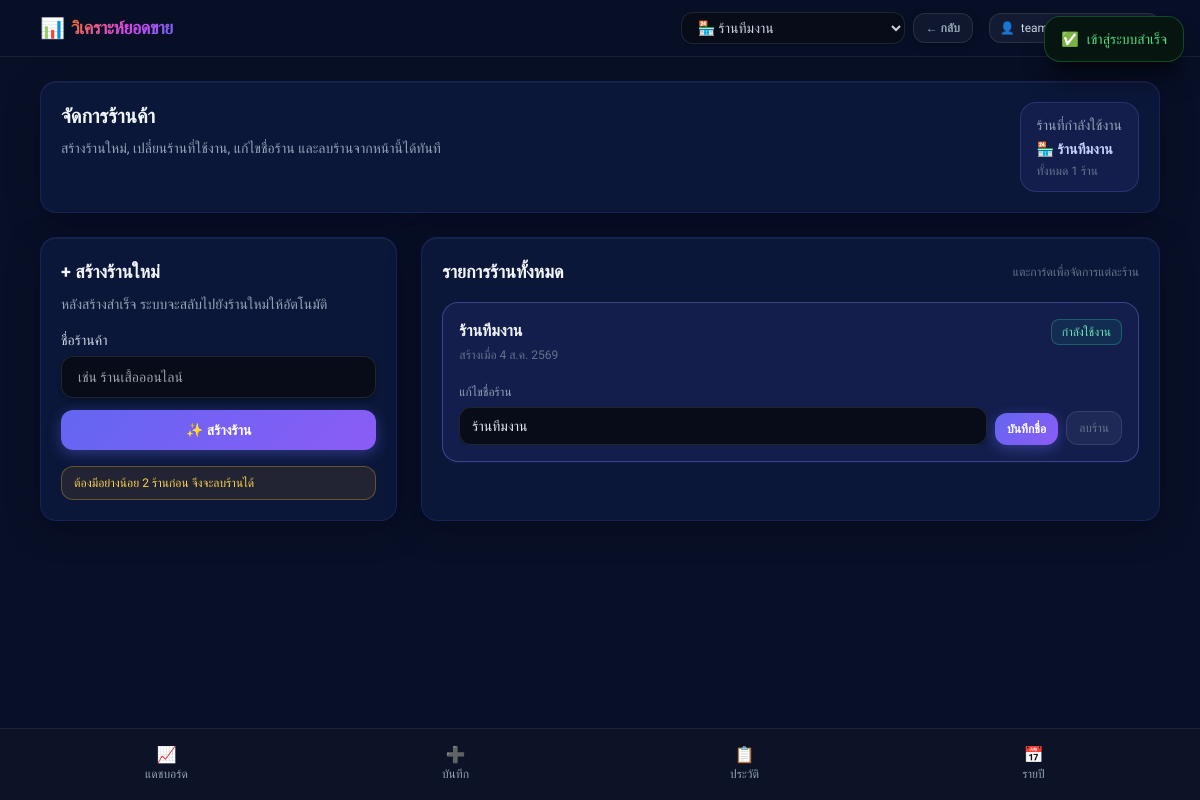
The app's page /shops.php (signed in) with its own data.
### tables this page shows
CREATE TABLE IF NOT EXISTS shops (
    id BIGINT UNSIGNED NOT NULL AUTO_INCREMENT,
    user_id BIGINT UNSIGNED NOT NULL,
     
     
     
     
     
     
    name VARCHAR(100) NOT NULL,
    created_at DATETIME NOT NULL DEFAULT CURRENT_TIMESTAMP,
    updated_at DATETIME NOT NULL DEFAULT CURRENT_TIMESTAMP ON UPDATE CURRENT_TIMESTAMP,
    PRIMARY KEY (id),
    UNIQUE KEY uq_shops_user_name (user_id, name),
    KEY idx_shops_user_id (user_id),
    CONSTRAINT fk_shops_user
        FOREIGN KEY (user_id)
        REFERENCES users (id)
        ON DELETE CASCADE
        ON UPDATE CASCADE
);

### includes/functions.php (called while the page is built, shortened)
<?php
function app_url(string $path = ''): string
{
    $baseUrl = APP_URL;
    $normalizedPath = '/' . ltrim($path, '/');
    return $baseUrl . $normalizedPath;
}
function e(?string $value): string
{
    return htmlspecialchars((string)$value, ENT_QUOTES, 'UTF-8');
}
function formatThaiDate(string $date): string
{
    $dateObject = DateTime::createFromFormat('Y-m-d', $date);
    $thaiMonths = [
        '01' => 'ม.ค.',
        '02' => 'ก.พ.',
        '03' => 'มี.ค.',
        '04' => 'เม.ย.',
        '05' => 'พ.ค.',
        '06' => 'มิ.ย.',
        '07' => 'ก.ค.',
        '08' => 'ส.ค.',
        '09' => 'ก.ย.',
        '10' => 'ต.ค.',
        '11' => 'พ.ย.',
        '12' => 'ธ.ค.',
    ];
    $month = $thaiMonths[$dateObject->format('m')] ?? $dateObject->format('m');
    $thaiYear = (int)$dateObject->format('Y') + 543;
    return $dateObject->format('j') . ' ' . $month . ' ' . $thaiYear;
}
function shop_context_for_user(PDO $pdo, int $userId): array
{
    static $cache = [];
    if (isset($cache[$userId])) {
        return $cache[$userId];
    }
    $requestedShopId = (int)($_SESSION['current_shop_id'] ?? 0);
    $context = (new ShopService(new ShopRepository($pdo), new UserRepository($pdo)))
        ->getShopContext($userId, $requestedShopId > 0 ? $requestedShopId : null);
    $shops = is_array($context['shops'] ?? null) ? array_values((array)$context['shops']) : [];
    $currentShop = is_array($context['current_shop'] ?? null) ? (array)$context['current_shop'] : null;
    $currentShopId = $currentShop !== null ? (int)($currentShop['id'] ?? 0) : 0;
    $switched = $requestedShopId > 0 && $currentShopId > 0 && $currentShopId !== $requestedShopId;
    $cache[$userId] = [
        'shops' => $shops,
        'current_shop' => $currentShop,
        'switched' => $switched,
    ];
    return $cache[$userId];
}
function resolve_current_shop_id(PDO $pdo, int $userId): int
{
    $context = shop_context_for_user($pdo, $userId);
    return $context['current_shop'] !== null ? (int)($context['current_shop']['id'] ?? 0) : 0;
}

### app/Services/ShopService.php (called while the page is built, shortened)
<?php
class ShopService
{
    private ShopRepository $shopRepository;
    public function __construct(ShopRepository $shopRepository, UserRepository $userRepository, ?PDO $db = null)
    {
        $this->shopRepository = $shopRepository;
    }
    public static function confirmationNameFor(string $shopName): string
    {
        $name = trim($shopName);
        $length = function_exists('mb_strlen') ? mb_strlen($name) : strlen($name);
        if ($length <= self::CONFIRM_NAME_MAX_LENGTH) {
            return $name;
        }
        $truncated = function_exists('mb_substr')
            ? mb_substr($name, 0, self::CONFIRM_NAME_MAX_LENGTH)
            : substr($name, 0, self::CONFIRM_NAME_MAX_LENGTH);
        return trim($truncated);
    }
    public function getShopContext(int $userId, ?int $currentShopId): array
    {
        $shops = $this->shopRepository->listByUserId($userId);
        $currentShop = null;
        if ($currentShopId !== null) {
            foreach ($shops as $shop) {
                if ((int)$shop['id'] === $currentShopId) {
                    $currentShop = $shop;
                    break;
                }
            }
        }
        return [
            'shops' => $shops,
            'current_shop' => $currentShop,
        ];
    }
    public function canDeleteShop(int $userId): bool
    {
        return $this->shopRepository->countByUserId($userId) > 1;
    }
}

### app/Repositories/ShopRepository.php (called while the page is built, shortened)
<?php
class ShopRepository
{
    private PDO $db;
    public function __construct(PDO $db)
    {
        $this->db = $db;
    }
    public function listByUserId(int $userId): array
    {
        $sql = 'SELECT id, user_id, name, created_at, updated_at
                FROM shops
                WHERE user_id = :user_id
                ORDER BY id ASC';
        $stmt = $this->db->prepare($sql);
        $stmt->execute([':user_id' => $userId]);
        return $stmt->fetchAll();
    }
    public function countByUserId(int $userId): int
    {
        $sql = 'SELECT COUNT(*) AS total
                FROM shops
                WHERE user_id = :user_id';
        $stmt = $this->db->prepare($sql);
        $stmt->execute([':user_id' => $userId]);
        $result = $stmt->fetch();
        return (int)($result['total'] ?? 0);
    }
}

### includes/bootstrap.php (called while the page is built, shortened)
<?php
require_once __DIR__ . '/database.php';
require_once __DIR__ . '/functions.php';
spl_autoload_register(function (string $class): void {
    $className = ltrim($class, '\\');
    $normalizedClass = str_replace('\\', '/', $className);
    $leafName = basename($normalizedClass);
    $candidates = [
        dirname(__DIR__) . '/' . $normalizedClass . '.php',
        dirname(__DIR__) . '/app/' . $normalizedClass . '.php',
        dirname(__DIR__) . '/app/Services/' . $leafName . '.php',
        dirname(__DIR__) . '/app/Repositories/' . $leafName . '.php',
    ];
    foreach ($candidates as $filePath) {
        if (file_exists($filePath)) {
            return;
        }
    }
});

### shops.php (the view, shortened to what this page needs)
<?php
require_once __DIR__ . '/includes/bootstrap.php';
require_once __DIR__ . '/includes/auth.php';
$userId = (int)($_SESSION['user_id'] ?? 0);
$shopRepository = new ShopRepository($pdo);
$userRepository = new UserRepository($pdo);
$shopService = new ShopService($shopRepository, $userRepository);
$currentShopId = resolve_current_shop_id($pdo, $userId);
$shopContext = shop_context_for_user($pdo, $userId);
$shops = is_array($shopContext['shops'] ?? null) ? array_values((array)$shopContext['shops']) : [];
$canDeleteShop = $shopService->canDeleteShop($userId);
require __DIR__ . '/includes/header.php';
?>
<section class="section-card p-5">
    <div class="flex flex-wrap items-start justify-between gap-4">
        <div>
            <h1 class="text-xl font-semibold text-slate-100">จัดการร้านค้า</h1>
            <p class="mt-2 text-sm text-slate-400">สร้างร้านใหม่, เปลี่ยนร้านที่ใช้งาน, แก้ไขชื่อร้าน และลบร้านจากหน้านี้ได้ทันที</p>
        </div>
        <div class="rounded-2xl border border-indigo-400/20 bg-indigo-500/10 px-4 py-3 text-sm max-w-[50%] sm:max-w-[16rem]">
            <p class="text-slate-400">ร้านที่กำลังใช้งาน</p>
            <p class="mt-1 font-semibold text-indigo-200 truncate" title="<?= e($currentShopName) ?>">🏪 <?= e($currentShopName) ?></p>
            <p class="mt-1 text-xs text-slate-500">ทั้งหมด <?= e((string)$shopCount) ?> ร้าน</p>
        </div>
    </div>
</section>
<section class="mt-6 grid gap-6 lg:grid-cols-3">
    <article class="section-card p-5 lg:col-span-1">
        <h2 class="text-lg font-semibold text-slate-100">+ สร้างร้านใหม่</h2>
        <p class="mt-2 text-sm text-slate-400">หลังสร้างสำเร็จ ระบบจะสลับไปยังร้านใหม่ให้อัตโนมัติ</p>
        <form action="<?= e(app_url('/api/shops.php')) ?>" method="post" class="mt-4 space-y-3">
            <div>
                <label for="new-shop-name" class="mb-1.5 block text-sm text-slate-300">ชื่อร้านค้า</label>
                <input
                    id="new-shop-name"
                    name="name"
                    type="text"
                    maxlength="100"
                    required
                    class="w-full rounded-xl px-4 py-2.5 text-sm transition-all"
                    placeholder="เช่น ร้านเสื้อออนไลน์">
            </div>
            <button type="submit" class="btn-primary w-full px-4 py-2.5 text-sm">✨ สร้างร้าน</button>
        </form>
        <?php if (!$canDeleteShop): ?>
            <div class="mt-4 rounded-xl border border-amber-400/30 bg-amber-500/10 px-3 py-2 text-xs text-amber-300">
                ต้องมีอย่างน้อย 2 ร้านก่อน จึงจะลบร้านได้
            </div>
        <?php endif; ?>
    </article>
    <article class="section-card p-5 lg:col-span-2">
        <div class="mb-4 flex flex-wrap items-center justify-between gap-2">
            <h2 class="text-lg font-semibold text-slate-100">รายการร้านทั้งหมด</h2>
            <span class="text-xs text-slate-500">แตะการ์ดเพื่อจัดการแต่ละร้าน</span>
        </div>
        <?php if (empty($shops)): ?>
            <div class="rounded-2xl border border-white/10 bg-white/[0.03] px-4 py-5 text-center text-sm text-slate-400">
                ยังไม่มีร้านค้าในระบบ กรุณาสร้างร้านแรกของคุณ
            </div>
        <?php else: ?>
            <div class="grid gap-4">
                <?php foreach ($shops as $shop): ?>
                    <?php
                    $shopId = (int)($shop['id'] ?? 0);
                    $shopName = (string)($shop['name'] ?? 'ร้านค้า');
                    $isCurrent = $shopId === $currentShopId;
                    $createdDate = (string)($shop['created_at'] ?? '');
                    $createdDate = $createdDate !== '' ? substr($createdDate, 0, 10) : '';
                    $createdDateText = $createdDate !== '' ? formatThaiDate($createdDate) : '-';
                    ?>
                    <article class="overflow-hidden rounded-2xl border p-4 shadow-sm transition-all <?= $isCurrent ? 'border-indigo-400/35 bg-indigo-500/10 shadow-indigo-900/20' : 'border-white/10 bg-white/[0.03] hover:border-white/20' ?>">
                        <div class="flex flex-nowrap items-start justify-between gap-3">
                            <div class="min-w-0 flex-1">
                                <p class="truncate text-base font-semibold text-slate-100" title="<?= e($shopName) ?>"><?= e($shopName) ?></p>
                                <p class="mt-1 text-xs text-slate-500">สร้างเมื่อ <?= e($createdDateText) ?></p>
                            </div>
                            <?php if ($isCurrent): ?>
                                <span class="shrink-0 rounded-lg border border-emerald-400/30 bg-emerald-500/10 px-2.5 py-1 text-xs font-medium text-emerald-300">กำลังใช้งาน</span>
                            <?php endif; ?>
                        </div>
                        <div class="mt-4 flex flex-wrap items-end gap-2">
                            <form action="<?= e(app_url('/api/shops.php')) ?>" method="post" class="min-w-0 flex-1 grid gap-2 md:grid-cols-[minmax(0,1fr)_auto] md:items-end">
                                <div class="min-w-0 overflow-hidden">
                                    <label for="shop-name-<?= e((string)$shopId) ?>" class="text-xs text-slate-400">แก้ไขชื่อร้าน</label>
                                    <input
                                        id="shop-name-<?= e((string)$shopId) ?>"
                                        name="name"
                                        type="text"
                                        maxlength="100"
                                        required
                                        value="<?= e($shopName) ?>"
                                        class="mt-1 block w-full max-w-full rounded-xl px-3 py-2 text-sm transition-all">
                                </div>
                                <button type="submit" class="btn-primary px-3 py-2 text-xs">บันทึกชื่อ</button>
                            </form>
                            <?php
                            $shopNameForConfirm = ShopService::confirmationNameFor($shopName);
                            $shopNameIsTruncated = $shopNameForConfirm !== trim($shopName);
                            ?>
                            <form
                                action="<?= e(app_url('/api/shops.php')) ?>"
                                method="post"
                                data-confirm="ยืนยันการลบร้านนี้ใช่หรือไม่? ข้อมูลทั้งหมดในร้านจะถูกลบถาวร (ระบบจะให้พิมพ์ชื่อร้านยืนยันอีกครั้ง)"
                                data-confirm-typed-expected="<?= e($shopNameForConfirm) ?>"
                                data-confirm-typed-prompt="เพื่อยืนยันการลบร้าน กรุณาพิมพ์<?= $shopNameIsTruncated ? ' ' . ShopService::CONFIRM_NAME_MAX_LENGTH . ' ตัวแรกของ' : '' ?>ชื่อร้านให้ตรงตามนี้:"
                                data-confirm-typed-input="confirm_shop_name">
                                <?php if ($canDeleteShop): ?>
                                    <button type="submit" class="btn-danger px-3 py-2 text-xs">ลบร้าน</button>
                                <?php else: ?>
                                    <button type="button" disabled class="cursor-not-allowed rounded-xl border border-white/10 bg-white/5 px-3 py-2 text-xs text-slate-500">ลบร้าน</button>
                                <?php endif; ?>
                            </form>
                        </div>
                    </article>
                <?php endforeach; ?>
            </div>
        <?php endif; ?>
    </article>
</section>
<?php require __DIR__ . '/includes/footer.php'; ?>

### includes/header.php (style rules this page uses)
body { font-family: 'Sarabun', sans-serif; background-color: rgb(8, 16, 40); min-height: 100vh; position: relative; overflow-x: hidden }
.section-card { background-color: rgb(11, 23, 57); border: 1px solid rgba(99, 102, 241, 0.15); border-radius: 16px; box-shadow: rgba(1, 5, 17, 0.4) 0px 8px 32px 0px, inset 0 1px 0 rgba(255, 255, 255, 0.05); position: relative; transition: all 0.3s cubic-bezier(0.4, 0, 0.2, 1) }
.section-card::before { content: ''; position: absolute; inset: 0; border-radius: 16px; padding: 1px; background: linear-gradient(135deg, rgba(99, 102, 241, 0.2), transparent, rgba(139, 92, 246, 0.2)); -webkit-mask: linear-gradient(#fff 0 0) content-box, linear-gradient(#fff 0 0); mask: linear-gradient(#fff 0 0) content-box, linear-gradient(#fff 0 0); -webkit-mask-composite: xor; mask-composite: exclude; pointer-events: none; opacity: 0; transition: opacity 0.3s ease }
.btn-primary { background: linear-gradient(135deg, #6366f1, #8b5cf6); box-shadow: 0 4px 14px rgba(99, 102, 241, .40); color: #fff; font-weight: 600; border: none; border-radius: 12px; cursor: pointer; transition: all .25s cubic-bezier(0.4, 0, 0.2, 1); display: inline-flex; align-items: center; justify-content: center; position: relative; overflow: hidden }
.btn-primary::before { content: ''; position: absolute; inset: 0; background: linear-gradient(135deg, transparent 30%, rgba(255, 255, 255, 0.2) 50%, transparent 70%); transform: translateX(-100%); transition: transform 0.5s ease }
input, select, textarea { transition: border-color .2s, box-shadow .2s; background-color: #070c18; border: 1px solid rgba(255, 255, 255, 0.10); box-shadow: 0 2px 4px rgba(0, 0, 0, 0.3); color: #e2e8f0 }
input::placeholder, textarea::placeholder { color: #4b5870 }

### records on screen
shops: name "ร้านทีมงาน", created_at "4 ส.ค. 2569", shows "กำลังใช้งาน"

### other values on screen
$flashSuccess "เข้าสู่ระบบสำเร็จ"
$shopCount "1"
$link['icon'] "📈"
$link['label'] "แดชบอร์ด"
$link['icon'] "➕"
$link['label'] "บันทึก"
$link['icon'] "📋"
$link['label'] "ประวัติ"
$link['icon'] "📅"
$link['label'] "รายปี"
